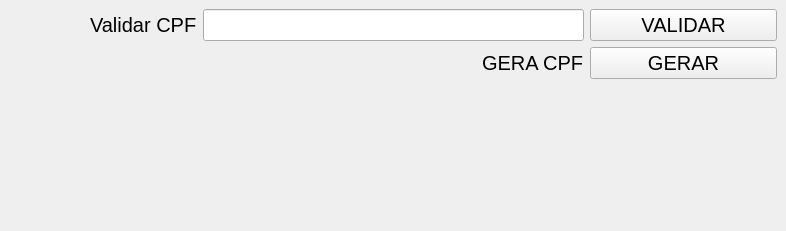
<?xml version="1.0" encoding="UTF-8"?>
<ui version="4.0">
 <class>centralWidget</class>
 <widget class="QMainWindow" name="centralWidget">
  <property name="geometry">
   <rect>
    <x>0</x>
    <y>0</y>
    <width>786</width>
    <height>231</height>
   </rect>
  </property>
  <property name="windowTitle">
   <string>Valida ou Gera CPF</string>
  </property>
  <widget class="QWidget" name="centralwidget">
   <layout class="QGridLayout" name="gridLayout">
    <item row="3" column="0" colspan="4" alignment="Qt::AlignHCenter">
     <widget class="QLabel" name="labelRetorno">
      <property name="font">
       <font>
        <pointsize>30</pointsize>
       </font>
      </property>
      <property name="text">
       <string/>
      </property>
     </widget>
    </item>
    <item row="0" column="0" alignment="Qt::AlignRight">
     <widget class="QLabel" name="label_2">
      <property name="minimumSize">
       <size>
        <width>101</width>
        <height>0</height>
       </size>
      </property>
      <property name="font">
       <font>
        <pointsize>15</pointsize>
       </font>
      </property>
      <property name="text">
       <string>Validar CPF</string>
      </property>
     </widget>
    </item>
    <item row="1" column="2" alignment="Qt::AlignRight">
     <widget class="QLabel" name="label">
      <property name="font">
       <font>
        <pointsize>15</pointsize>
       </font>
      </property>
      <property name="text">
       <string>GERA CPF</string>
      </property>
     </widget>
    </item>
    <item row="1" column="3">
     <widget class="QPushButton" name="btnGeraCPF">
      <property name="font">
       <font>
        <pointsize>15</pointsize>
       </font>
      </property>
      <property name="text">
       <string>GERAR</string>
      </property>
     </widget>
    </item>
    <item row="0" column="1" colspan="2">
     <widget class="QLineEdit" name="inputValidaCPF">
      <property name="font">
       <font>
        <pointsize>15</pointsize>
       </font>
      </property>
     </widget>
    </item>
    <item row="0" column="3">
     <widget class="QPushButton" name="btnValidaCPF">
      <property name="font">
       <font>
        <pointsize>15</pointsize>
       </font>
      </property>
      <property name="text">
       <string>VALIDAR</string>
      </property>
     </widget>
    </item>
   </layout>
  </widget>
 </widget>
 <resources/>
 <connections/>
</ui>
